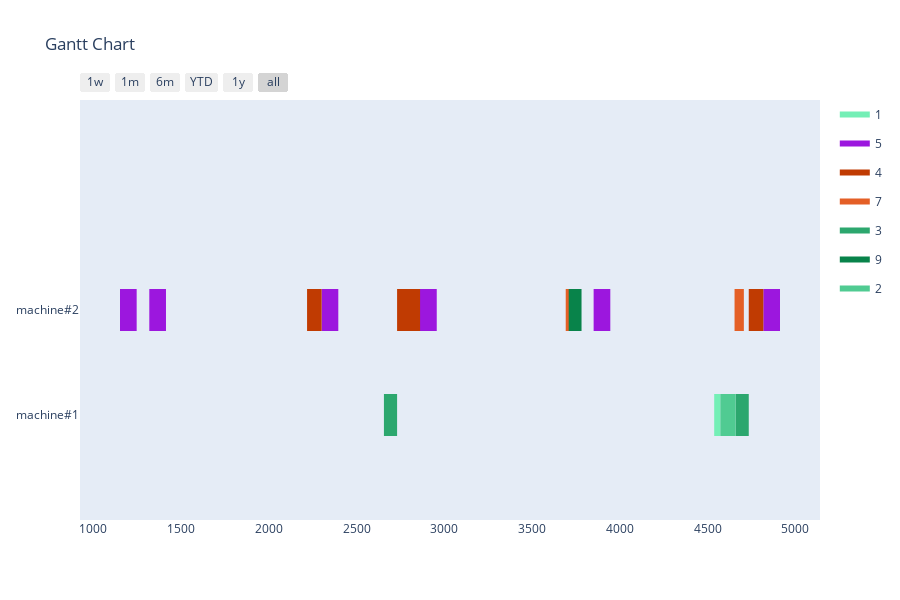

The notebook cell saved with this chart:
### Markdown cell above
Greedy

### Code cell
agent = GreedyAgent(env)
simulator = AgentSimulator()
schedule, schedule_count = simulator.simulate(agent, orders_model)
print(f'Scheduled {schedule_count}/{len(orders_model)} Orders')
# TODO: replace static functions with functions from simulation environment
visualize_schedule(schedule, env)

### Figure 1 — Plotly figure (JSON) as saved in the notebook; plotly's stock layout.template omitted (floating-point values rounded to 4 significant figures)
{"data": [{"fill": "toself", "fillcolor": "rgb(116, 239, 182)", "hoverinfo": "name", "legendgroup": "rgb(116, 239, 182)", "mode": "none", "name": "1", "type": "scatter", "x": [4538, 4573, 4573, 4538], "y": [-0.2, -0.2, 0.2, 0.2]}, {"fill": "toself", "fillcolor": "rgb(156, 23, 222)", "hoverinfo": "name", "legendgroup": "rgb(156, 23, 222)", "mode": "none", "name": "5", "type": "scatter", "x": [2814, 2909, 2909, 2814, 2814, 2862, 2957, 2957, 2862, 2862, 2301, 2396, 2396, 2301, 2301, 1319, 1414, 1414, 1319, 1319, 3851, 3946, 3946, 3851, 3851, 4818, 4913, 4913, 4818, 4818, 1152, 1247, 1247, 1152], "y": [0.8, 0.8, 1.2, 1.2, null, 0.8, 0.8, 1.2, 1.2, null, 0.8, 0.8, 1.2, 1.2, null, 0.8, 0.8, 1.2, 1.2, null, 0.8, 0.8, 1.2, 1.2, null, 0.8, 0.8, 1.2, 1.2, null, 0.8, 0.8, 1.2, 1.2]}, {"fill": "toself", "fillcolor": "rgb(192, 59, 2)", "hoverinfo": "name", "legendgroup": "rgb(192, 59, 2)", "mode": "none", "name": "4", "type": "scatter", "x": [2731, 2814, 2814, 2731, 2731, 2779, 2862, 2862, 2779, 2779, 2218, 2301, 2301, 2218, 2218, 4735, 4818, 4818, 4735], "y": [0.8, 0.8, 1.2, 1.2, null, 0.8, 0.8, 1.2, 1.2, null, 0.8, 0.8, 1.2, 1.2, null, 0.8, 0.8, 1.2, 1.2]}, {"fill": "toself", "fillcolor": "rgb(228, 95, 38)", "hoverinfo": "name", "legendgroup": "rgb(228, 95, 38)", "mode": "none", "name": "7", "type": "scatter", "x": [4654, 4707, 4707, 4654, 4654, 3692, 3745, 3745, 3692], "y": [0.8, 0.8, 1.2, 1.2, null, 0.8, 0.8, 1.2, 1.2]}, {"fill": "toself", "fillcolor": "rgb(44, 167, 110)", "hoverinfo": "name", "legendgroup": "rgb(44, 167, 110)", "mode": "none", "name": "3", "type": "scatter", "x": [2656, 2731, 2731, 2656, 2656, 4660, 4735, 4735, 4660], "y": [-0.2, -0.2, 0.2, 0.2, null, -0.2, -0.2, 0.2, 0.2]}, {"fill": "toself", "fillcolor": "rgb(8, 131, 74)", "hoverinfo": "name", "legendgroup": "rgb(8, 131, 74)", "mode": "none", "name": "9", "type": "scatter", "x": [3709, 3782, 3782, 3709], "y": [0.8, 0.8, 1.2, 1.2]}, {"fill": "toself", "fillcolor": "rgb(80, 203, 146)", "hoverinfo": "name", "legendgroup": "rgb(80, 203, 146)", "mode": "none", "name": "2", "type": "scatter", "x": [4573, 4660, 4660, 4573], "y": [-0.2, -0.2, 0.2, 0.2]}, {"legendgroup": "rgb(116, 239, 182)", "marker": {"color": "rgb(116, 239, 182)", "opacity": 0, "size": 1}, "mode": "markers", "name": "", "showlegend": false, "text": [null, null], "type": "scatter", "x": [4538, 4573], "y": [0, 0]}, {"legendgroup": "rgb(156, 23, 222)", "marker": {"color": "rgb(156, 23, 222)", "opacity": 0, "size": 1}, "mode": "markers", "name": "", "showlegend": false, "text": [null, null, null, null, null, null, null, null, null, null, null, null, null, null], "type": "scatter", "x": [2814, 2909, 2862, 2957, 2301, 2396, 1319, 1414, 3851, 3946, 4818, 4913, 1152, 1247], "y": [1, 1, 1, 1, 1, 1, 1, 1, 1, 1, 1, 1, 1, 1]}, {"legendgroup": "rgb(192, 59, 2)", "marker": {"color": "rgb(192, 59, 2)", "opacity": 0, "size": 1}, "mode": "markers", "name": "", "showlegend": false, "text": [null, null, null, null, null, null, null, null], "type": "scatter", "x": [2731, 2814, 2779, 2862, 2218, 2301, 4735, 4818], "y": [1, 1, 1, 1, 1, 1, 1, 1]}, {"legendgroup": "rgb(228, 95, 38)", "marker": {"color": "rgb(228, 95, 38)", "opacity": 0, "size": 1}, "mode": "markers", "name": "", "showlegend": false, "text": [null, null, null, null], "type": "scatter", "x": [4654, 4707, 3692, 3745], "y": [1, 1, 1, 1]}, {"legendgroup": "rgb(44, 167, 110)", "marker": {"color": "rgb(44, 167, 110)", "opacity": 0, "size": 1}, "mode": "markers", "name": "", "showlegend": false, "text": [null, null, null, null], "type": "scatter", "x": [2656, 2731, 4660, 4735], "y": [0, 0, 0, 0]}, {"legendgroup": "rgb(8, 131, 74)", "marker": {"color": "rgb(8, 131, 74)", "opacity": 0, "size": 1}, "mode": "markers", "name": "", "showlegend": false, "text": [null, null], "type": "scatter", "x": [3709, 3782], "y": [1, 1]}, {"legendgroup": "rgb(80, 203, 146)", "marker": {"color": "rgb(80, 203, 146)", "opacity": 0, "size": 1}, "mode": "markers", "name": "", "showlegend": false, "text": [null, null], "type": "scatter", "x": [4573, 4660], "y": [0, 0]}], "layout": {"height": 600, "hovermode": "closest", "showlegend": true, "title": {"text": "Gantt Chart"}, "xaxis": {"rangeselector": {"buttons": [{"count": 7, "label": "1w", "step": "day", "stepmode": "backward"}, {"count": 1, "label": "1m", "step": "month", "stepmode": "backward"}, {"count": 6, "label": "6m", "step": "month", "stepmode": "backward"}, {"count": 1, "label": "YTD", "step": "year", "stepmode": "todate"}, {"count": 1, "label": "1y", "step": "year", "stepmode": "backward"}, {"step": "all"}]}, "showgrid": false, "type": "date", "zeroline": false}, "yaxis": {"autorange": false, "range": [-1, 3], "showgrid": false, "ticktext": ["machine#1", "machine#2"], "tickvals": [0, 1], "zeroline": false}}}
